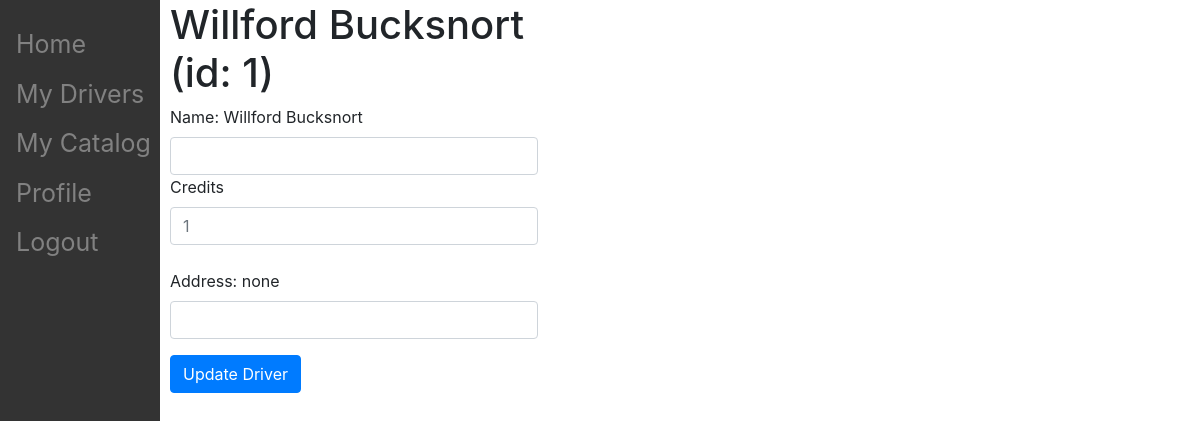
/admins/edit_driver/1 (signed in), run on an earlier commit of the app's database.
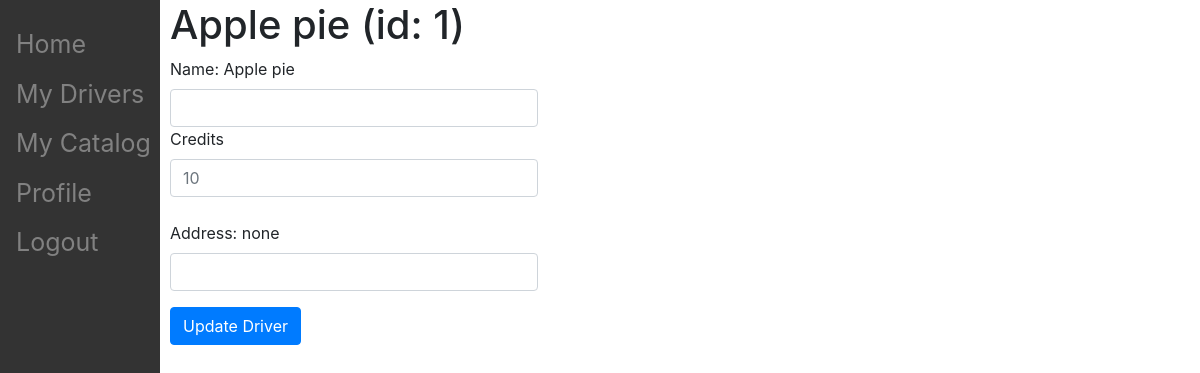
And on a later commit of the database.
### driver_app/models.py (models this page shows)
class Driver(models.Model):
  user = models.OneToOneField(CustomUser,on_delete=models.CASCADE)
  sponsor = models.ForeignKey(Sponsor, on_delete=models.CASCADE, default=None, null=True, blank=True)
  is_admin = models.BooleanField(default=False)
  phone = models.CharField(max_length=12)
  qualifications = models.CharField(max_length=500, blank=True)
  name = models.CharField(max_length=25)
  address = models.CharField(max_length=50)
  credits = models.IntegerField(default=0)
  time_with_sponsor = models.IntegerField(default=0)

### admin_app/views.py (the view, shortened to what this page needs)
# urls.py: path('edit_driver/<int:id>',views.edit_driver_view, name='my drivers'),
@login_required(login_url='/admins/login')
def edit_driver_view(request,id):
    driver_id = id
    my_driver = Driver.objects.get(id=driver_id)
    return render(request = request, template_name = 'admin_app/edit_driver.html',context={"driver":my_driver})

### admin_app/templates/admin_app/edit_driver.html (shortened to what this page needs)
{% extends 'admin_app/base.html' %}
{% block content %}
<div class="container">
    <div class="col-6">
      <H1>{{driver.name}} (id: {{driver.id}})</H1>
      <form action="/admins/edit_driver/{{driver.id}}" method="post">
        <div class="form-group">
          <label for="name">Name: {{driver.name}}</label><br>
          <input class="form-control" id="name" name="name" type="text">
          <label for="credits">Credits</label><br>
          <input class="form-control" type="number" id="credits" name="credits" placeholder={{driver.credits}}><br>
          <label for="address">Address: {{driver.address}}</label><br>
          <input class="form-control" type="text" name="address" id="address">
        </div>
        <button type="submit" class="btn btn-primary">Update Driver</button>
      </form>
    </div>
  </div>
</div>
{% endblock %}

What changed in the data, as far as the page shows it:
changed Driver "none": name "Willford Bucksnort" → "Apple pie"; credits "1" → "10"
